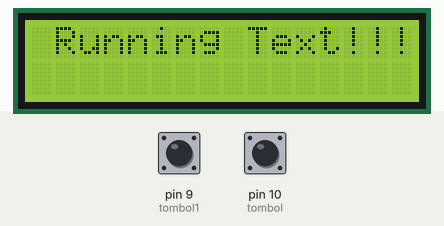
Recording of a sketch running on a simulated Arduino Uno, built with avr-gcc and run on an emulated ATmega328P. On the bench: 16×2 character LCD. Inputs (shaded band) come from the test bench; at power-on: pin 9 (tombol1) LOW, pin 10 (tombol) HIGH.

Above: at 0.13 s.
At 0.74 s:
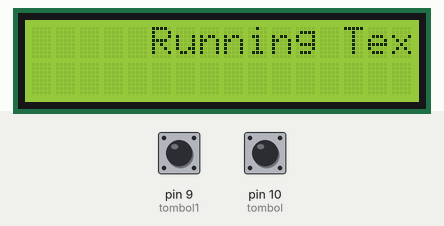
At 1.19 s:
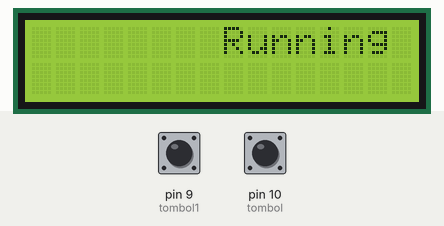
At 2.4 s:
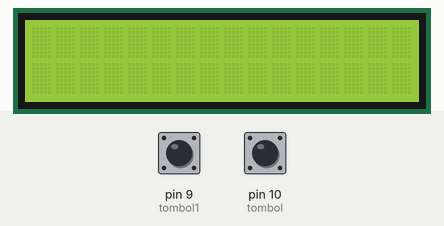
At 4.49 s:
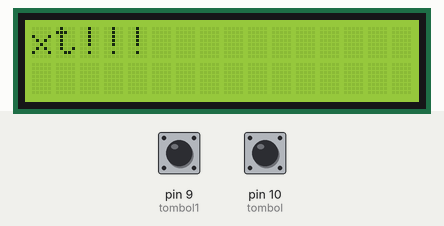
At 6.59 s:
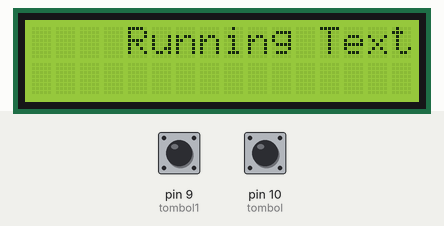

The sketch:

Kodingan_LCD_5.ino
```cpp
// Ramah Rinaldi Ruslan - 6702190006
// Muhammad Rifki Ferdiansyah - 6702194022

#include <LiquidCrystal.h>
LiquidCrystal lcd(12, 11, 5, 4, 3, 2);
int tombol=10;
int tombol1=9;
void setup(){
pinMode(tombol,INPUT);
pinMode(tombol1,INPUT);
lcd.begin(16, 2);
lcd.print("Running Text!!!");
}
void loop(){
if(digitalRead(tombol)==LOW){
for (int positionCounter = 0; positionCounter < 15; positionCounter++){
lcd.scrollDisplayLeft();
delay(150);
}
}
else if(digitalRead(tombol1)==LOW){
for (int positionCounter = 0; positionCounter < 15; positionCounter++){
lcd.scrollDisplayRight();
delay(150);
}
}
else{
}
}
```

Measured:
- by itself, everything shown: repeats every 6.0 s, in 31 steps
